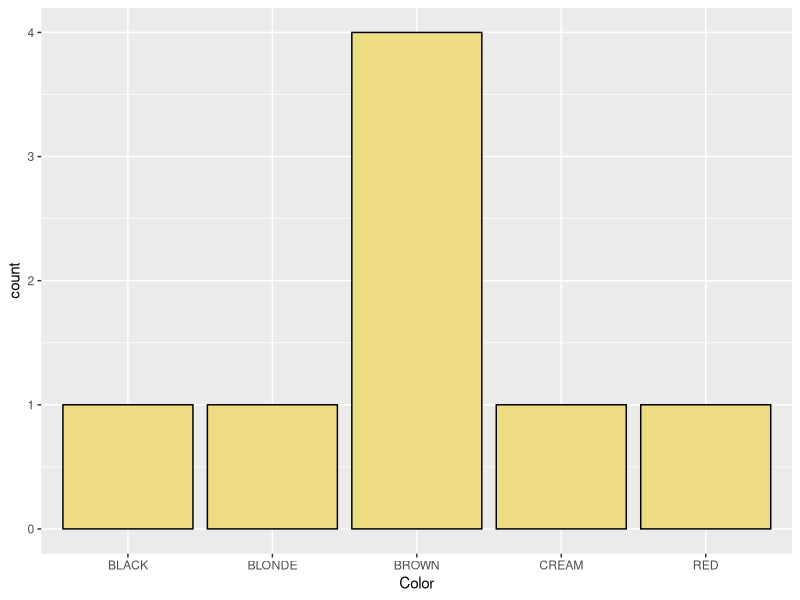

Reproduce this figure in R.
## ---- chunk 1
knitr::opts_chunk$set(echo = TRUE)
## ---- chunk 2
allegheny_county_dog_licenses <- read.csv("allegheny_county_dog_licenses.csv", stringsAsFactors=FALSE)
head(allegheny_county_dog_licenses)



## ---- chunk 3

library(stringr)

rosie_tf <- str_detect(allegheny_county_dog_licenses$DogName, "ROSIE") #pull out dogs named Rosie
sum(rosie_tf) # there are 121, hooray!
rosie_df <- allegheny_county_dog_licenses[rosie_tf, ] # create df
head(rosie_df)

## ---- chunk 4

doodle_rosie_tf <- str_detect(rosie_df$Breed, "GOLDENDOODLE") # from dogs named Rosie, pull out goldendoodles 
sum(doodle_rosie_tf) # there are 8, double hooray! 
doodle_rosie_df <- rosie_df[doodle_rosie_tf, ] # create df 
head(doodle_rosie_df)

## ---- chunk 5
library('ggplot2')

ggplot(data = doodle_rosie_df, aes(x=Color))+
  geom_bar(color="black", fill="lightgoldenrod2")
## ---- chunk 6
rosalie_tf <- str_detect(allegheny_county_dog_licenses$DogName, "ROSALIE") #pull out dogs named Rosalie 
sum(rosalie_tf)
